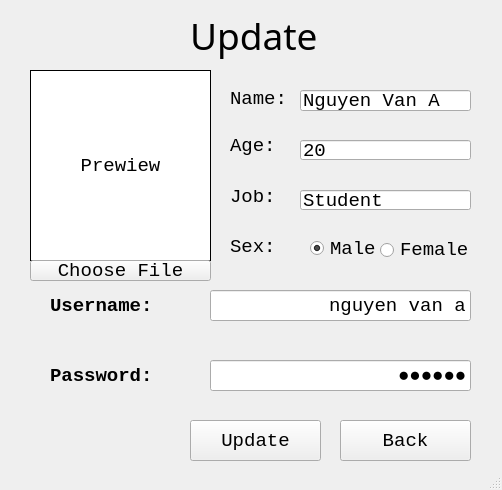
<?xml version="1.0" encoding="UTF-8"?>
<ui version="4.0">
 <class>MainWindow</class>
 <widget class="QMainWindow" name="MainWindow">
  <property name="geometry">
   <rect>
    <x>0</x>
    <y>0</y>
    <width>502</width>
    <height>490</height>
   </rect>
  </property>
  <property name="windowTitle">
   <string>MainWindow</string>
  </property>
  <property name="windowIcon">
   <iconset>
    <normaloff>../icons/k.ico</normaloff>../icons/k.ico</iconset>
  </property>
  <widget class="QWidget" name="centralwidget">
   <widget class="QLabel" name="label_6">
    <property name="geometry">
     <rect>
      <x>230</x>
      <y>240</y>
      <width>47</width>
      <height>13</height>
     </rect>
    </property>
    <property name="font">
     <font>
      <family>Courier New</family>
      <pointsize>14</pointsize>
     </font>
    </property>
    <property name="text">
     <string>Sex:</string>
    </property>
   </widget>
   <widget class="QLabel" name="label_4">
    <property name="geometry">
     <rect>
      <x>230</x>
      <y>130</y>
      <width>51</width>
      <height>31</height>
     </rect>
    </property>
    <property name="font">
     <font>
      <family>Courier New</family>
      <pointsize>14</pointsize>
     </font>
    </property>
    <property name="text">
     <string>Age:</string>
    </property>
   </widget>
   <widget class="QRadioButton" name="radioMale">
    <property name="geometry">
     <rect>
      <x>310</x>
      <y>240</y>
      <width>71</width>
      <height>17</height>
     </rect>
    </property>
    <property name="font">
     <font>
      <family>Courier New</family>
      <pointsize>14</pointsize>
     </font>
    </property>
    <property name="text">
     <string>Male</string>
    </property>
    <property name="checked">
     <bool>true</bool>
    </property>
   </widget>
   <widget class="QLabel" name="Image">
    <property name="geometry">
     <rect>
      <x>30</x>
      <y>70</y>
      <width>181</width>
      <height>191</height>
     </rect>
    </property>
    <property name="font">
     <font>
      <family>Courier New</family>
      <pointsize>14</pointsize>
     </font>
    </property>
    <property name="autoFillBackground">
     <bool>false</bool>
    </property>
    <property name="styleSheet">
     <string notr="true">background-color:rgb(255, 255, 255)</string>
    </property>
    <property name="frameShape">
     <enum>QFrame::Panel</enum>
    </property>
    <property name="text">
     <string>Prewiew</string>
    </property>
    <property name="textFormat">
     <enum>Qt::AutoText</enum>
    </property>
    <property name="alignment">
     <set>Qt::AlignCenter</set>
    </property>
   </widget>
   <widget class="QLabel" name="label_user">
    <property name="geometry">
     <rect>
      <x>50</x>
      <y>290</y>
      <width>141</width>
      <height>31</height>
     </rect>
    </property>
    <property name="font">
     <font>
      <family>Courier New</family>
      <pointsize>14</pointsize>
      <weight>75</weight>
      <bold>true</bold>
     </font>
    </property>
    <property name="text">
     <string>Username:</string>
    </property>
   </widget>
   <widget class="QPushButton" name="btn_cancel">
    <property name="enabled">
     <bool>true</bool>
    </property>
    <property name="geometry">
     <rect>
      <x>340</x>
      <y>420</y>
      <width>131</width>
      <height>41</height>
     </rect>
    </property>
    <property name="font">
     <font>
      <family>Courier New</family>
      <pointsize>14</pointsize>
     </font>
    </property>
    <property name="styleSheet">
     <string notr="true">border-color: rgb(255, 0, 0);</string>
    </property>
    <property name="text">
     <string>Back</string>
    </property>
    <property name="icon">
     <iconset>
      <normalon>../icons/back_icon.jpg</normalon>
     </iconset>
    </property>
   </widget>
   <widget class="QLineEdit" name="line_pwd">
    <property name="geometry">
     <rect>
      <x>210</x>
      <y>360</y>
      <width>261</width>
      <height>31</height>
     </rect>
    </property>
    <property name="font">
     <font>
      <family>Courier New</family>
      <pointsize>14</pointsize>
      <weight>50</weight>
      <bold>false</bold>
     </font>
    </property>
    <property name="layoutDirection">
     <enum>Qt::RightToLeft</enum>
    </property>
    <property name="inputMask">
     <string/>
    </property>
    <property name="text">
     <string>123456</string>
    </property>
    <property name="maxLength">
     <number>6</number>
    </property>
    <property name="echoMode">
     <enum>QLineEdit::Password</enum>
    </property>
    <property name="alignment">
     <set>Qt::AlignRight|Qt::AlignTrailing|Qt::AlignVCenter</set>
    </property>
   </widget>
   <widget class="QLabel" name="label_3">
    <property name="geometry">
     <rect>
      <x>230</x>
      <y>91</y>
      <width>61</width>
      <height>16</height>
     </rect>
    </property>
    <property name="font">
     <font>
      <family>Courier New</family>
      <pointsize>14</pointsize>
     </font>
    </property>
    <property name="text">
     <string>Name:</string>
    </property>
   </widget>
   <widget class="QLineEdit" name="line_age">
    <property name="geometry">
     <rect>
      <x>300</x>
      <y>140</y>
      <width>171</width>
      <height>20</height>
     </rect>
    </property>
    <property name="font">
     <font>
      <family>Courier New</family>
      <pointsize>14</pointsize>
     </font>
    </property>
    <property name="text">
     <string>20</string>
    </property>
   </widget>
   <widget class="QLabel" name="label">
    <property name="geometry">
     <rect>
      <x>190</x>
      <y>10</y>
      <width>221</width>
      <height>51</height>
     </rect>
    </property>
    <property name="font">
     <font>
      <family>Lucida Calligraphy</family>
      <pointsize>28</pointsize>
      <weight>50</weight>
      <italic>false</italic>
      <bold>false</bold>
     </font>
    </property>
    <property name="text">
     <string>Update</string>
    </property>
   </widget>
   <widget class="QLabel" name="label_5">
    <property name="geometry">
     <rect>
      <x>230</x>
      <y>190</y>
      <width>47</width>
      <height>13</height>
     </rect>
    </property>
    <property name="font">
     <font>
      <family>Courier New</family>
      <pointsize>14</pointsize>
     </font>
    </property>
    <property name="text">
     <string>Job:</string>
    </property>
   </widget>
   <widget class="QLineEdit" name="line_job">
    <property name="geometry">
     <rect>
      <x>300</x>
      <y>190</y>
      <width>171</width>
      <height>20</height>
     </rect>
    </property>
    <property name="font">
     <font>
      <family>Courier New</family>
      <pointsize>14</pointsize>
     </font>
    </property>
    <property name="text">
     <string>Student</string>
    </property>
   </widget>
   <widget class="QToolButton" name="toolButton">
    <property name="geometry">
     <rect>
      <x>30</x>
      <y>260</y>
      <width>181</width>
      <height>21</height>
     </rect>
    </property>
    <property name="font">
     <font>
      <family>Courier New</family>
      <pointsize>14</pointsize>
     </font>
    </property>
    <property name="text">
     <string>Choose File</string>
    </property>
    <property name="popupMode">
     <enum>QToolButton::DelayedPopup</enum>
    </property>
   </widget>
   <widget class="QLineEdit" name="line_name">
    <property name="geometry">
     <rect>
      <x>300</x>
      <y>90</y>
      <width>171</width>
      <height>21</height>
     </rect>
    </property>
    <property name="font">
     <font>
      <family>Courier New</family>
      <pointsize>14</pointsize>
     </font>
    </property>
    <property name="text">
     <string>Nguyen Van A</string>
    </property>
   </widget>
   <widget class="QLabel" name="lbl_pwd">
    <property name="geometry">
     <rect>
      <x>50</x>
      <y>360</y>
      <width>121</width>
      <height>31</height>
     </rect>
    </property>
    <property name="font">
     <font>
      <family>Courier New</family>
      <pointsize>14</pointsize>
      <weight>75</weight>
      <bold>true</bold>
     </font>
    </property>
    <property name="text">
     <string>Password:</string>
    </property>
   </widget>
   <widget class="QPushButton" name="btn_update">
    <property name="enabled">
     <bool>true</bool>
    </property>
    <property name="geometry">
     <rect>
      <x>190</x>
      <y>420</y>
      <width>131</width>
      <height>41</height>
     </rect>
    </property>
    <property name="font">
     <font>
      <family>Courier New</family>
      <pointsize>14</pointsize>
     </font>
    </property>
    <property name="styleSheet">
     <string notr="true"/>
    </property>
    <property name="text">
     <string>Update</string>
    </property>
    <property name="icon">
     <iconset>
      <normaloff>../icons/update.jpg</normaloff>../icons/update.jpg</iconset>
    </property>
   </widget>
   <widget class="QRadioButton" name="radioFemale">
    <property name="geometry">
     <rect>
      <x>380</x>
      <y>240</y>
      <width>91</width>
      <height>20</height>
     </rect>
    </property>
    <property name="font">
     <font>
      <family>Courier New</family>
      <pointsize>14</pointsize>
     </font>
    </property>
    <property name="text">
     <string>Female</string>
    </property>
   </widget>
   <widget class="QLineEdit" name="line_user">
    <property name="geometry">
     <rect>
      <x>210</x>
      <y>290</y>
      <width>261</width>
      <height>31</height>
     </rect>
    </property>
    <property name="font">
     <font>
      <family>Courier New</family>
      <pointsize>14</pointsize>
      <weight>50</weight>
      <bold>false</bold>
     </font>
    </property>
    <property name="layoutDirection">
     <enum>Qt::RightToLeft</enum>
    </property>
    <property name="text">
     <string>nguyen van a</string>
    </property>
    <property name="maxLength">
     <number>30</number>
    </property>
    <property name="alignment">
     <set>Qt::AlignRight|Qt::AlignTrailing|Qt::AlignVCenter</set>
    </property>
   </widget>
  </widget>
  <widget class="QStatusBar" name="statusbar"/>
 </widget>
 <resources/>
 <connections/>
</ui>
